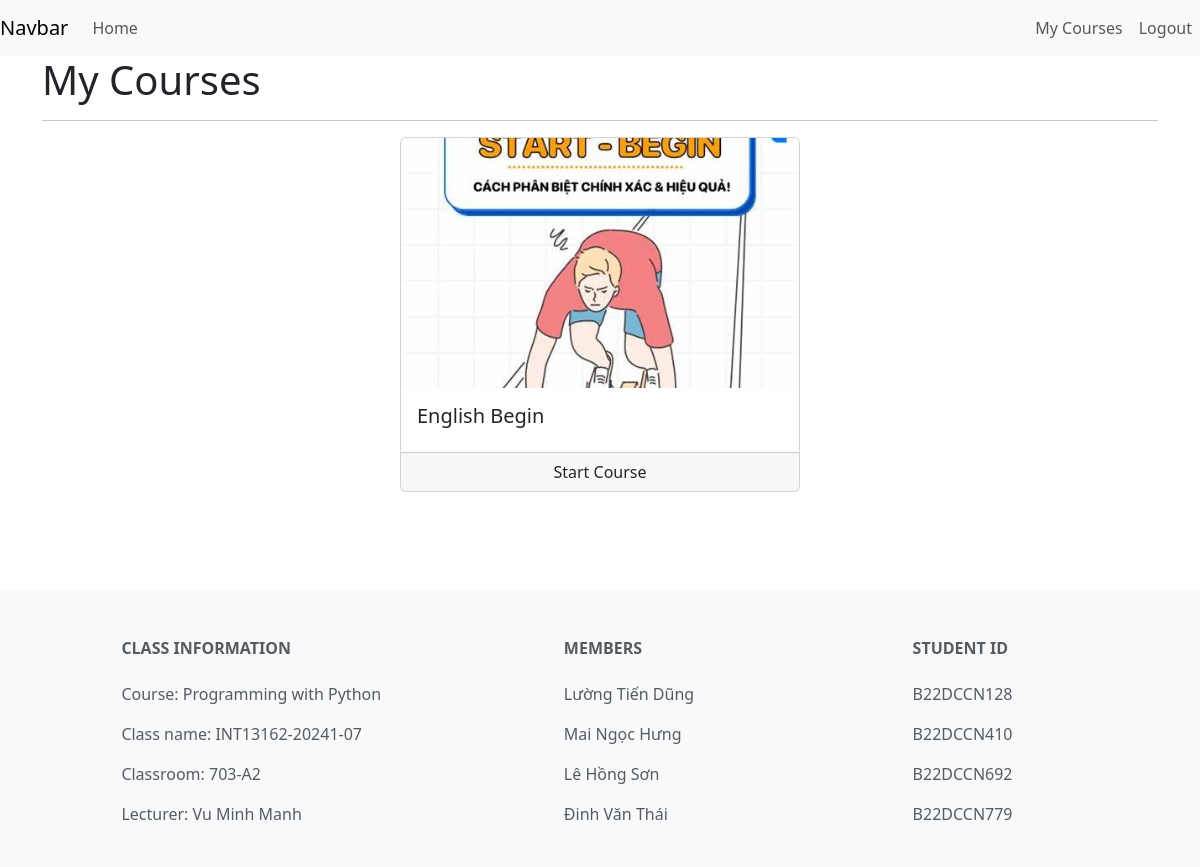
/my-courses/ (signed in), run on an earlier commit of the app's database.
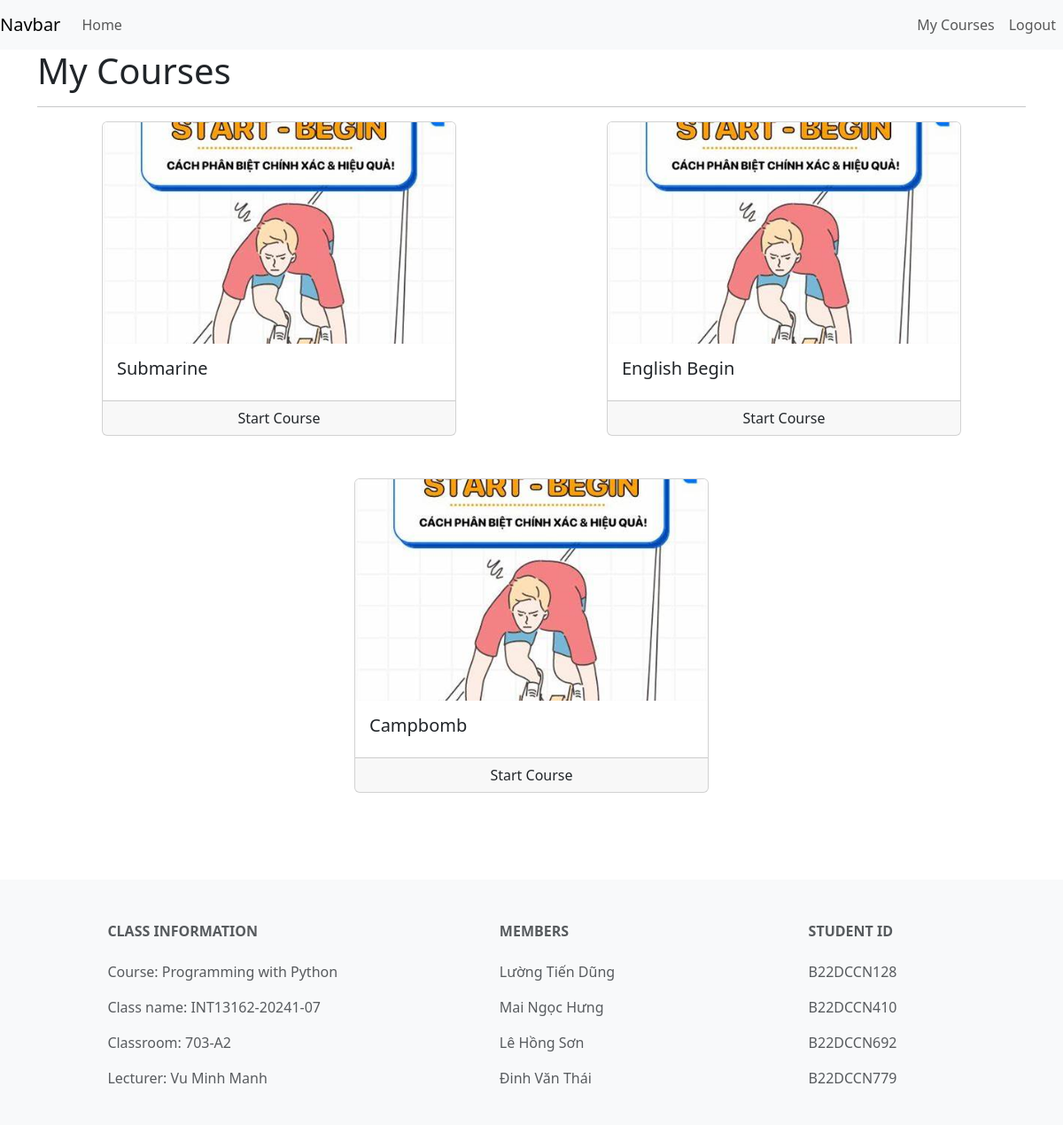
And on a later commit of the database.
### courses/models.py (models this page shows, shortened)
class UserCourse(models.Model):
    user = models.ForeignKey(User , null = False , on_delete=models.CASCADE)
    course = models.ForeignKey(Course , null = False , on_delete=models.CASCADE)
    date = models.DateTimeField(auto_now_add=True)

class Course(models.Model):
    name = models.CharField(max_length=500)
    slug = models.SlugField(max_length=500, unique=True, null=False,default='default-slug')
    description = models.CharField(max_length=500, null=True, blank=True)
    discount = models.IntegerField(null=False,default=0)
    price = models.IntegerField(null=False)
    active = models.BooleanField(default=False)
    thumbnail = models.ImageField(upload_to="files/thumbnail")
    date = models.DateTimeField(auto_now_add=True)
    length = models.IntegerField(null=False)

### courses/views.py (the view)
# urls.py: path('my-courses/',my_courses,name='my-courses'),
@login_required(login_url='/login')
def my_courses(request):
    user = request.user
    user_courses = UserCourse.objects.filter(user=user)
    context = {
        'user_courses' : user_courses
    }
    return render(request,template_name='courses/my_course.html',context=context)

### courses/templates/courses/my_course.html (shortened to what this page needs)
{% extends 'courses/base.html' %}
{% load course_custom_tags %}
{%block content%}
<div class="container">
    <p class="display-6">My Courses </p>
    <hr>
    <div class="row">
       {% for uc in user_courses %}
       <div class="col mx-auto">
           <div class="card mx-auto" style="width: 25rem;">
               <img class="card-img-top" src="{{uc.course.thumbnail.url}}" alt="Card image cap" style="height: 250px; object-fit: cover;">
               <div class="card-body">
                   <h5 class="card-title">{{uc.course.name}}</h5>
               </div>
               <div class="card-footer p-0">
                   <div class="row no-gutters">
                       <div class="col border-right">
                           <a href="/course/{{uc.course.slug}}" class="btn w-100">
                            Start Course
                        </a>
                       </div>
                   </div>
               </div>
           </div>
           <br>
           <br>
       </div>
       {% endfor %}
   </div>
 </div>
{%endblock%}

### courses/templates/courses/base.html (shortened to what this page needs)
<!DOCTYPE html>
{% load static %}
<html lang="en">
  <head>
    <link href="https://cdn.jsdelivr.net/npm/bootstrap@5.3.3/dist/css/bootstrap.min.css" rel="stylesheet">
  </head>
  <body>
    <nav class="navbar navbar-expand-lg navbar-light bg-light">
      <a class="navbar-brand" href="/">Navbar</a>
      <div class="collapse navbar-collapse" id="navbarNav">
        <ul class="navbar-nav me-auto">
          <li class="nav-item active">
            <a class="nav-link" href="/">Home <span class="visually-hidden">(current)</span></a>
          </li>
        </ul>
        <ul class="navbar-nav ms-auto">
          {% if request.user.is_authenticated %}
          <li class="nav-item">
            <a class="nav-link" href="/my-courses">My Courses</a>
          </li>
          <li class="nav-item">
            <a class="nav-link" href="/logout">Logout</a>
          </li>
          {% endif %}
        </ul>
      </div>
    </nav>
    {% block content %} {% endblock %}
    <footer class="text-center text-lg-start bg-light text-muted" style="margin-top:50px">
      <section style="padding:1px">
        <div class="container text-center text-md-start mt-5">
          <div class="row mt-3">
            <div style="width:fit-content" class="col-md-2 col-lg-2 col-xl-2 mx-auto mb-4">
              <h6 class="text-uppercase fw-bold mb-4">Class Information</h6>
              <p>Course: Programming with Python</p>
              <p>Class name: INT13162-20241-07</p>
              <p>Classroom: 703-A2</p>
              <p>Lecturer: Vu Minh Manh</p>
            </div>
            <div class="col-md-2 col-lg-2 col-xl-2 mx-auto mb-4">
              <h6 class="text-uppercase fw-bold mb-4">Members</h6>
              <p>Lường Tiến Dũng</p>
              <p>Mai Ngọc Hưng</p>
              <p>Lê Hồng Sơn</p>
              <p>Đinh Văn Thái</p>
            </div>
            <div class="col-md-2 col-lg-2 col-xl-2 mx-auto mb-4">
              <h6 class="text-uppercase fw-bold mb-4">Student ID</h6>
              <p>B22DCCN128</p>
              <p>B22DCCN410</p>
              <p>B22DCCN692</p>
              <p>B22DCCN779</p>
            </div>
          </div>
      </section>
    </footer>
  </body>
</html>

What changed in the data, as far as the page shows it:
added UserCourse: course.thumbnail (picture), course.name "Submarine"
added UserCourse: course.thumbnail (picture), course.name "Campbomb"
